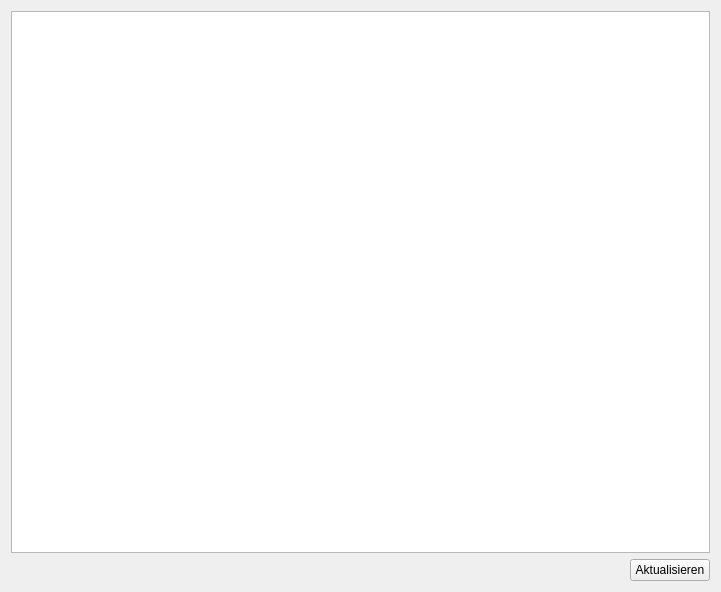
<?xml version="1.0" encoding="UTF-8"?>
<ui version="4.0">
 <class>membermanager::gui::MemberDebtView</class>
 <widget class="QWidget" name="membermanager::gui::MemberDebtView">
  <property name="geometry">
   <rect>
    <x>0</x>
    <y>0</y>
    <width>721</width>
    <height>592</height>
   </rect>
  </property>
  <property name="windowTitle">
   <string>Form</string>
  </property>
  <layout class="QGridLayout" name="gridLayout">
   <item row="0" column="0" colspan="2">
    <widget class="QTextEdit" name="textEdit"/>
   </item>
   <item row="1" column="1">
    <widget class="QPushButton" name="pushButton">
     <property name="text">
      <string>Aktualisieren</string>
     </property>
    </widget>
   </item>
   <item row="1" column="0">
    <spacer name="horizontalSpacer">
     <property name="orientation">
      <enum>Qt::Horizontal</enum>
     </property>
     <property name="sizeHint" stdset="0">
      <size>
       <width>40</width>
       <height>20</height>
      </size>
     </property>
    </spacer>
   </item>
  </layout>
 </widget>
 <resources/>
 <connections/>
</ui>
